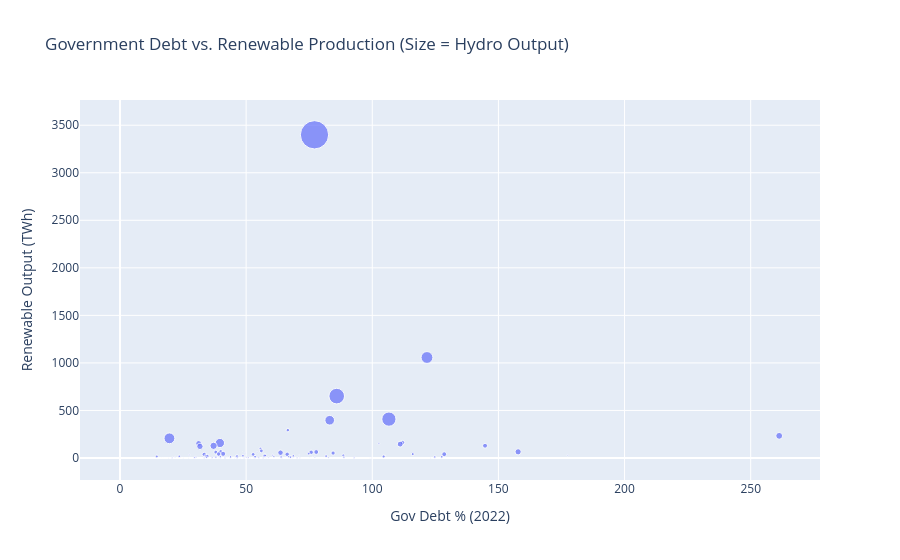
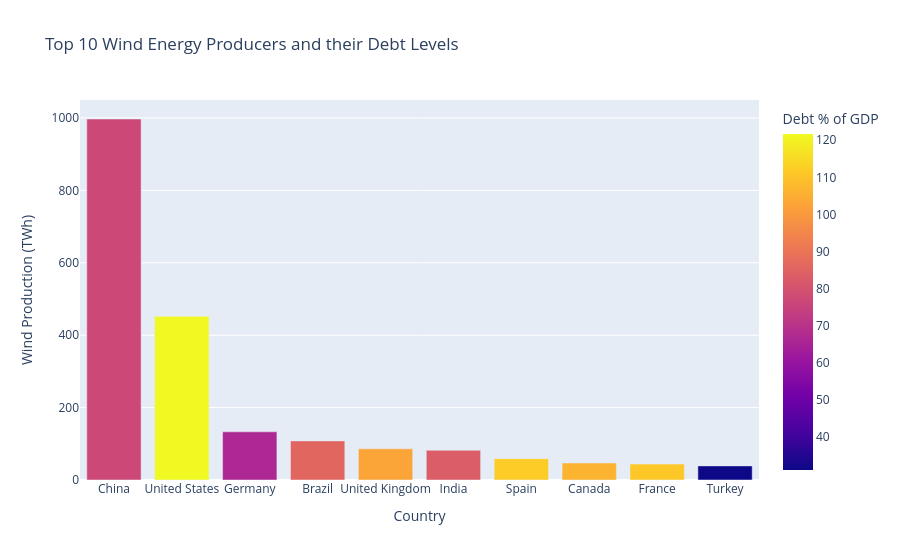

Notebook code cell kept with these figures, in order:
### Markdown cell above
# Wikipedia Web Scraping: Renewable Electricity & Government Debt

**Home assignment** — Two Wikipedia tables (30+ countries each) are scraped, cleaned, merged, and visualized.

- **Table 1:** [List of countries by renewable electricity production](https://en.wikipedia.org/wiki/List_of_countries_by_renewable_electricity_production) (Location, Renew., Hydro, Wind, Solar, Bio., Other)
- **Table 2:** [List of countries by government debt](https://en.wikipedia.org/wiki/List_of_countries_by_government_debt) (Country, Gross debt % of GDP 2022)

We merge on country name and create **4 visualizations** (2 maps + 2 other charts) and briefly summarize findings.

### Code cell
import requests
from bs4 import BeautifulSoup
import re
import pandas as pd
from io import StringIO

import matplotlib.pyplot as plt
import plotly.express as px
import plotly.graph_objects as go

url1 = "https://en.wikipedia.org/wiki/List_of_countries_by_renewable_electricity_production"
url2 = "https://en.wikipedia.org/wiki/List_of_countries_by_government_debt"

headers = {
    'User-Agent': 'DataAnalysisBot/1.0 (Educational purposes; contact@example.com)'
}

response = requests.get(url1, headers=headers)
response.raise_for_status()
tables = pd.read_html(StringIO(response.text))
df_renew = tables[1].copy()

response = requests.get(url2, headers=headers)
response.raise_for_status()
tables = pd.read_html(StringIO(response.text))
df_debt = tables[0].copy()

#----- cleaning tables

# handle multi-level headers
df_renew.columns = [str(c) for c in df_renew.columns]
df_debt.columns = [str(c) for c in df_debt.columns]

# remove strange signs from column names (e.g. [1], [citation needed])
df_renew.columns = df_renew.columns.str.replace(r'\[.*\]', '', regex=True).str.strip()
df_debt.columns = df_debt.columns.str.replace(r'\[.*\]', '', regex=True).str.strip()


# rename the first column to 'Country' as it is foreign key for this two tables and should be the same
df_renew.rename(columns={df_renew.columns[0]: 'Country'}, inplace=True)
df_debt.rename(columns={df_debt.columns[0]: 'Country'}, inplace=True)

# remove summary row from renew table so they will be identical
df_renew = df_renew[df_renew['Country'] != 'World']


# keep only Country and the 2022 Debt column (column name may vary by Wikipedia layout)
candidates = [c for c in df_debt.columns if '2022' in str(c) or 'Gross debt' in str(c)]
target_debt_col = candidates[0] if candidates else df_debt.columns[2]
df_debt = df_debt[['Country', target_debt_col]]
df_debt.rename(columns={target_debt_col: 'Gov_Debt_Percent_GDP_2022'}, inplace=True)

# removes footnotes like 'China[1]' -> 'China'
def clean_country_name(name):
    return re.sub(r'\[.*?\]', '', str(name)).strip()

# removes commas, %, and non-numeric chars, then converts to float
def clean_number(x):
    if pd.isna(x): return x
    x = str(x).replace(',', '').replace('%', '')
    match = re.search(r'-?\d+(\.\d+)?', x)
    return float(match.group()) if match else None

# apply cleaning
for df in [df_renew, df_debt]:
    df['Country'] = df['Country'].apply(clean_country_name)

# normalize country names so merge matches (debt table uses different spellings)
debt_to_standard = {
    'Democratic Republic of the Congo': 'DR Congo',
    'Republic of the Congo': 'Congo',
    "Côte d'Ivoire": 'Ivory Coast',
    'Georgia (country)': 'Georgia',
    'Kyrgyz Republic': 'Kyrgyzstan',
}
df_debt['Country'] = df_debt['Country'].replace(debt_to_standard)

# convert numerical columns in Renewables
cols_to_fix = df_renew.columns[1:7]
for col in cols_to_fix:
    df_renew[col] = df_renew[col].apply(clean_number)

# convert numerical column in Debt
df_debt['Gov_Debt_Percent_GDP_2022'] = df_debt['Gov_Debt_Percent_GDP_2022'].apply(clean_number)



#----- merge table


# keep countries that appear in both tables
merged_df = pd.merge(df_renew, df_debt, on='Country', how='inner')

# drop rows with missing values
merged_df.dropna(subset=['Renew.', 'Gov_Debt_Percent_GDP_2022'], inplace=True)

# data overview (30+ countries required)
print("Merged dataset shape:", merged_df.shape)
print("Countries in merged data:", len(merged_df))
merged_df.head(10)


# ----- Visualizations (4 total: 2 maps + 2 other charts) -----

# 1. Map: Government Debt (% of GDP, 2022)
fig1 = px.choropleth(merged_df,
                     locations="Country",
                     locationmode='country names',
                     color="Gov_Debt_Percent_GDP_2022",
                     hover_name="Country",
                     color_continuous_scale=px.colors.sequential.Reds,
                     title="Global Government Debt (% of GDP, 2022)")
fig1.update_geos(showcountries=True, coastlinecolor='lightgray',
                 showland=True, landcolor='white',
                 projection_type='natural earth', showframe=True)
fig1.update_layout(height=420, margin=dict(l=0, r=0, t=40, b=0), font=dict(size=11))
fig1.show()

# 2. Map: Renewable Electricity Production (TWh)
fig2 = px.choropleth(merged_df,
                     locations="Country",
                     locationmode='country names',
                     color="Renew.",
                     hover_name="Country",
                     color_continuous_scale=px.colors.sequential.Viridis,
                     range_color=(0, 500),
                     title="Renewable Electricity Production (TWh, 2023)")
fig2.update_geos(showcountries=True, coastlinecolor='lightgray',
                 showland=True, landcolor='white',
                 projection_type='natural earth', showframe=True)
fig2.update_layout(height=420, margin=dict(l=0, r=0, t=40, b=0), font=dict(size=11))
fig2.show()

# 3. Scatter: Government Debt vs. Renewable Production (size = Hydro)
fig3 = px.scatter(merged_df,
                  x="Gov_Debt_Percent_GDP_2022",
                  y="Renew.",
                  size="Hydro",
                  hover_name="Country",
                  title="Government Debt vs. Renewable Production (Size = Hydro Output)",
                  labels={"Gov_Debt_Percent_GDP_2022": "Gov Debt % (2022)", "Renew.": "Renewable Output (TWh)"})
fig3.show()

# 4. Bar chart: Top 10 Wind Energy Producers and Debt Levels
top_wind = merged_df.sort_values(by='Wind', ascending=False).head(10)

fig4 = px.bar(top_wind,
              x='Country',
              y='Wind',
              color='Gov_Debt_Percent_GDP_2022',
              title="Top 10 Wind Energy Producers and their Debt Levels",
              labels={'Wind': 'Wind Production (TWh)', 'Gov_Debt_Percent_GDP_2022': 'Debt % of GDP'})
fig4.show()

### Figure 1 — Plotly figure (JSON) as saved in the notebook; plotly's stock layout.template omitted (floating-point values rounded to 4 significant figures; data arrays with more than 128 entries replaced by an {"elided": "..."} marker saying what was removed)
{"data": [{"hovertemplate": "<b>%{hovertext}</b><br><br>Gov Debt % (2022)=%{x}<br>Renewable Output (TWh)=%{y}<br>Hydro=%{marker.size}<extra></extra>", "hovertext": {"elided": "180 str values"}, "legendgroup": "", "marker": {"color": "#636efa", "size": {"elided": "180 float values"}, "sizemode": "area", "sizeref": 3.385, "symbol": "circle"}, "mode": "markers", "name": "", "orientation": "v", "showlegend": false, "type": "scatter", "x": {"elided": "180 float values"}, "xaxis": "x", "y": {"elided": "180 float values"}, "yaxis": "y"}], "layout": {"legend": {"itemsizing": "constant", "tracegroupgap": 0}, "title": {"text": "Government Debt vs. Renewable Production (Size = Hydro Output)"}, "xaxis": {"anchor": "y", "domain": [0, 1], "title": {"text": "Gov Debt % (2022)"}}, "yaxis": {"anchor": "x", "domain": [0, 1], "title": {"text": "Renewable Output (TWh)"}}}}

### Figure 2 — Plotly figure (JSON) as saved in the notebook; plotly's stock layout.template omitted (floating-point values rounded to 4 significant figures)
{"data": [{"hovertemplate": "Country=%{x}<br>Wind Production (TWh)=%{y}<br>Debt % of GDP=%{marker.color}<extra></extra>", "legendgroup": "", "marker": {"color": [77.1, 121.7, 66.53, 85.91, 102.6, 83.13, 112.0, 106.6, 111.1, 31.18], "coloraxis": "coloraxis", "pattern": {"shape": ""}}, "name": "", "orientation": "v", "showlegend": false, "textposition": "auto", "type": "bar", "x": ["China", "United States", "Germany", "Brazil", "United Kingdom", "India", "Spain", "Canada", "France", "Turkey"], "xaxis": "x", "y": [997.0, 452.0, 133.0, 108.0, 86.0, 82.0, 59.0, 47.0, 44.0, 39.0], "yaxis": "y"}], "layout": {"barmode": "relative", "coloraxis": {"colorbar": {"title": {"text": "Debt % of GDP"}}, "colorscale": [[0, "#0d0887"], [0.1111, "#46039f"], [0.2222, "#7201a8"], [0.3333, "#9c179e"], [0.4444, "#bd3786"], [0.5556, "#d8576b"], [0.6667, "#ed7953"], [0.7778, "#fb9f3a"], [0.8889, "#fdca26"], [1, "#f0f921"]]}, "legend": {"tracegroupgap": 0}, "title": {"text": "Top 10 Wind Energy Producers and their Debt Levels"}, "xaxis": {"anchor": "y", "domain": [0, 1], "title": {"text": "Country"}}, "yaxis": {"anchor": "x", "domain": [0, 1], "title": {"text": "Wind Production (TWh)"}}}}
